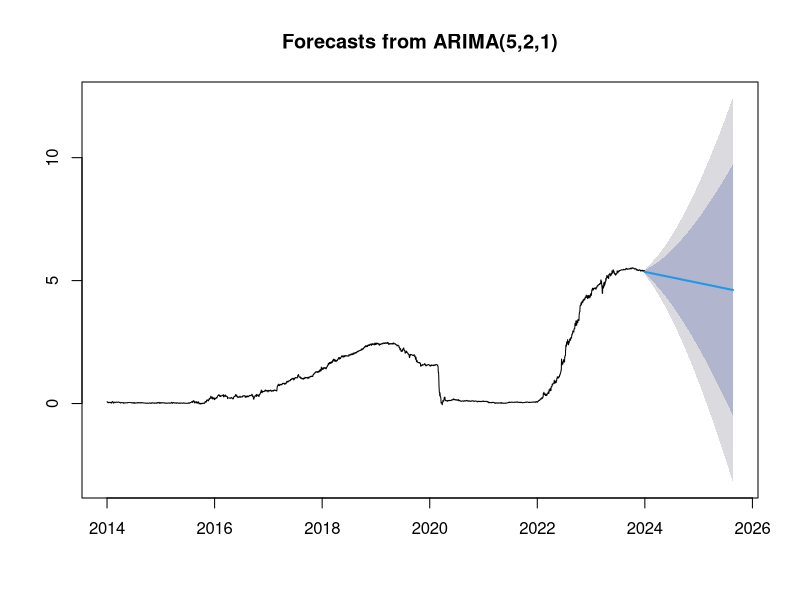
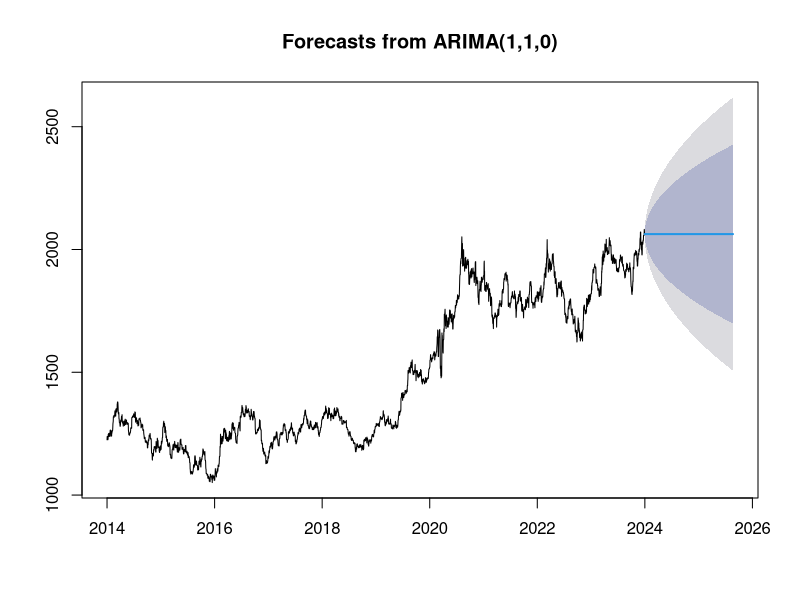
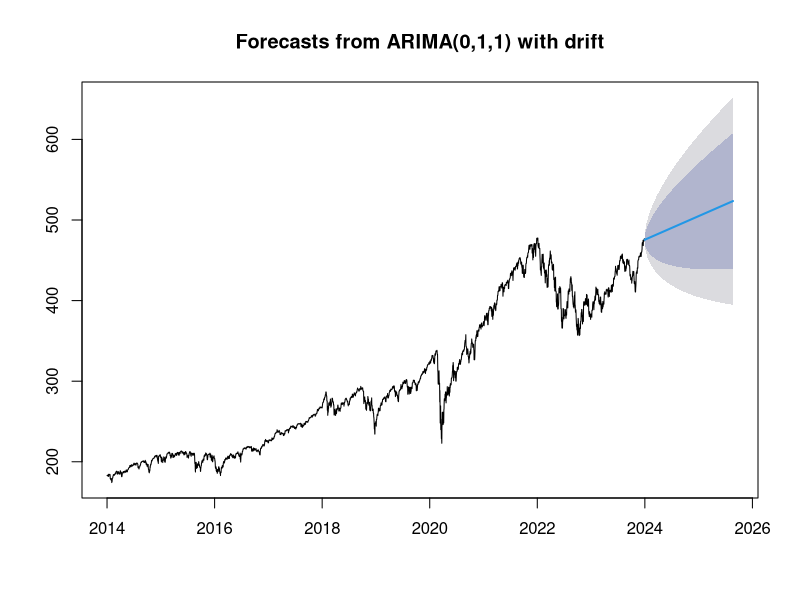

Reproduce these figures in R, in order.
## ---- chunk 1
knitr::opts_chunk$set(echo = TRUE)
## ---- chunk 2
library(quantmod)
library(ggplot2)
library(dplyr)
library(forecast)
library(tidyverse)
## ---- chunk 3
tbills <- read.csv("tbills.csv")
gold <- read.csv("gold.csv")
sp500 <- read.csv("sp500.csv")
## ---- chunk 4
# library(xts)
# 
# gold_df <- data.frame(date=index(gold), coredata(gold))
# filled_gold <- gold_df %>%
#   complete(date = seq.Date(min(date), max(date), by="day")) %>%
#   fill(close)
# write.csv(filled_gold, "gold.csv", row.names=FALSE)
# 
# sp500_df <- data.frame(date=index(sp500), coredata(sp500))
# filled_sp500 <- sp500_df %>%
#   complete(date = seq.Date(min(date), max(date), by="day")) %>%
#   fill(close)
# write.csv(filled_sp500, "sp500.csv", row.names=FALSE)
## ---- chunk 5
# tbills$date <- as.Date(tbills$date, format="%Y-%m-%d")
# tbills <- tbills %>% arrange(date)
# 
# filled_tbills <- tbills %>%
#   complete(date = seq.Date(min(date), max(date), by="day")) %>%
#   fill(coupon)
# write.csv(filled_tbills, "tbills.csv", row.names=FALSE)
## ---- chunk 6
tbills_ts <- ts(tbills$coupon, 
                start=c(year(min(tbills$date)), month(min(tbills$date)), 
                        day(min(tbills$date))), frequency = 365)
gold_ts <- ts(gold$close, 
                start=c(year(min(gold$date)), month(min(gold$date)), 
                        day(min(gold$date))), frequency = 365)
sp500_ts <- ts(sp500$close, 
                start=c(year(min(sp500$date)), month(min(sp500$date)), 
                        day(min(sp500$date))), frequency = 365)


model_tb <- auto.arima(tbills_ts)
model_gold <- auto.arima(gold_ts)
model_sp500 <- auto.arima(sp500_ts)
summary(model_tb)
summary(model_gold)
summary(model_sp500)
## ---- chunk 7
forecast_tb <- forecast(model_tb, h=600)
plot(forecast_tb)
forecast_gold <- forecast(model_gold, h=600)
plot(forecast_gold)
forecast_sp500 <- forecast(model_sp500, h=600)
plot(forecast_sp500)
